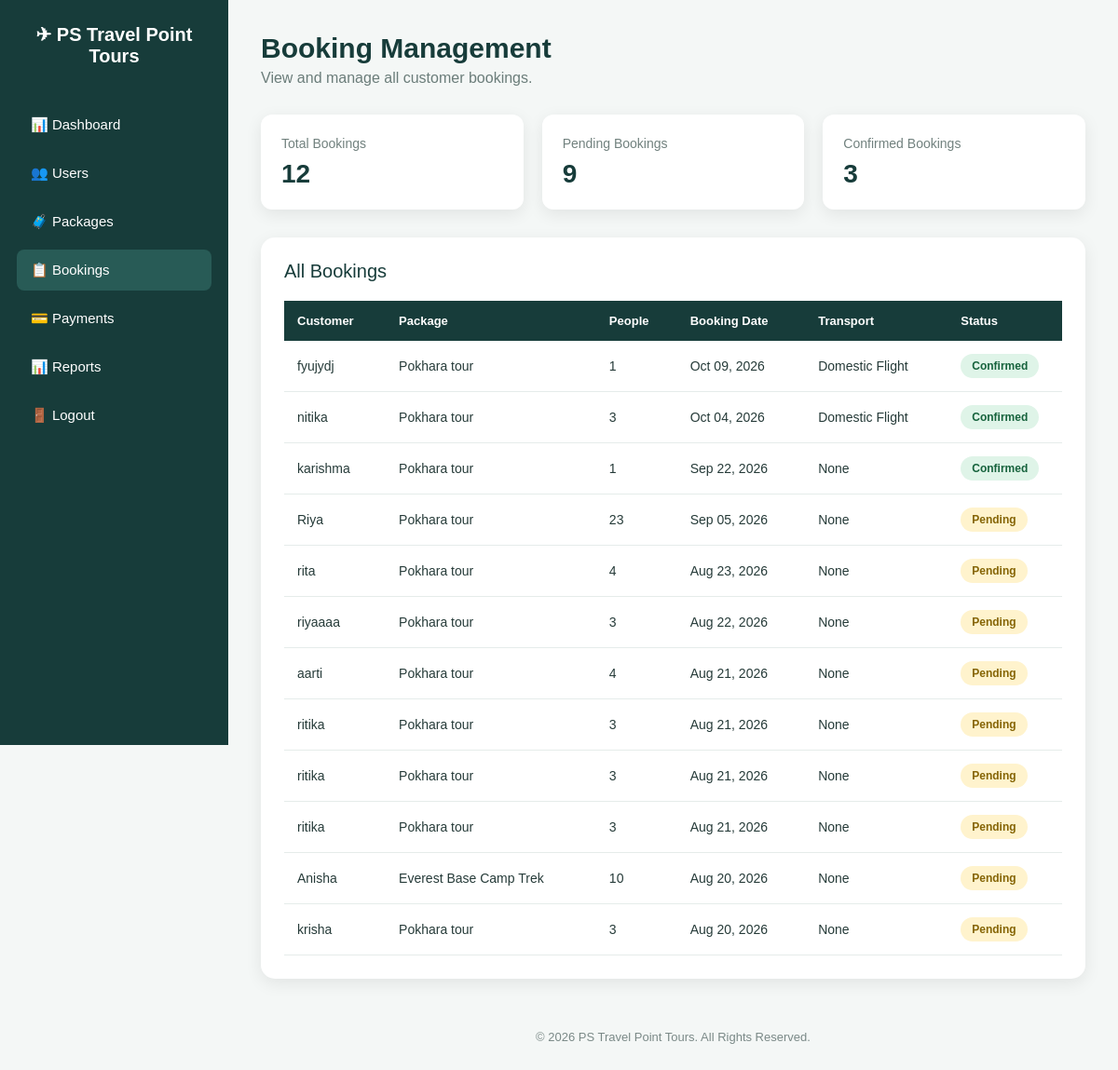
Page /admin-dashboard/bookings/ (signed in) on the committed database.
### travel/models.py (models this page shows, shortened)
class Booking(models.Model):
    user = models.ForeignKey(
        User,
        on_delete=models.CASCADE,
        null=True,
        blank=True
    )
    customer_name = models.CharField(
        max_length=100
    )
    customer_email = models.EmailField()
    tour_package = models.ForeignKey(
        TourPackage,
        on_delete=models.CASCADE
    )
    booking_date = models.DateField(
        auto_now_add=True
    )
    number_of_people = models.IntegerField()
    transportation_upgrade = models.CharField(
        max_length=50,
        default='None'
    )
    transportation_price = models.DecimalField(
        max_digits=10,
        decimal_places=2,
        default=0
    )
    status = models.CharField(
        max_length=20,
        default='Pending'
    )

class TourPackage(models.Model):
    package_name = models.CharField(
        max_length=100
    )
    destination = models.CharField(
        max_length=100
    )
    description = models.TextField()
    itinerary = models.TextField(
        blank=True
    )
    duration = models.CharField(
        max_length=50
    )
    price = models.DecimalField(
        max_digits=10,
        decimal_places=2
    )
    available_seats = models.IntegerField()
    start_date = models.DateField()
    transportation = models.CharField(
        max_length=50,
        default='Tourist Bus'
    )
    accommodation = models.CharField(
        max_length=100,
        blank=True
    )
    meals = models.CharField(
        max_length=100,
        blank=True
    )
    sightseeing = models.TextField(
        blank=True
    )

### travel/views.py (the view)
def admin_bookings(request):
    if not request.user.is_authenticated:
        return redirect('admin_login')
    if not request.user.is_staff:
        messages.error(
            request,
            'You are not authorized to access the admin bookings page.'
        )
        return redirect('dashboard')
    bookings = Booking.objects.all().order_by('-booking_date')
    total_bookings = bookings.count()
    pending_bookings = bookings.filter(status='Pending').count()
    confirmed_bookings = bookings.filter(status='Confirmed').count()
    return render(
        request,
        'travel/admin_bookings.html',
        {
            'bookings': bookings,
            'total_bookings': total_bookings,
            'pending_bookings': pending_bookings,
            'confirmed_bookings': confirmed_bookings,
        }
    )

### travel/templates/travel/admin_bookings.html (shortened to what this page needs)
<!DOCTYPE html>
<html lang="en">
<head>
</head>
<body>
<div class="sidebar">
    <div class="logo">
        ✈ PS Travel Point Tours
    </div>
    <a href="{% url 'admin_dashboard' %}">
        📊 Dashboard
    </a>
    <a href="{% url 'admin_users' %}">
        👥 Users
    </a>
    <a href="/admin/travel/tourpackage/">
        🧳 Packages
    </a>
    <a href="{% url 'admin_bookings' %}" class="active">
        📋 Bookings
    </a>
    <a href="{% url 'admin_payments' %}">
        💳 Payments
    </a>
    <a href="{% url 'admin_reports' %}">
        📊 Reports
    </a>
    <a href="{% url 'logout' %}">
        🚪 Logout
    </a>
</div>
<div class="main">
    <div class="top-section">
        <h1>
            Booking Management
        </h1>
        <p>
            View and manage all customer bookings.
        </p>
    </div>
    <div class="stats">
        <div class="stat-card">
            <span>
                Total Bookings
            </span>
            <h2>
                {{ total_bookings }}
            </h2>
        </div>
        <div class="stat-card">
            <span>
                Pending Bookings
            </span>
            <h2>
                {{ pending_bookings }}
            </h2>
        </div>
        <div class="stat-card">
            <span>
                Confirmed Bookings
            </span>
            <h2>
                {{ confirmed_bookings }}
            </h2>
        </div>
    </div>
    <div class="table-card">
        <div class="table-title">
            All Bookings
        </div>
        <div class="table-container">
            <table>
                <thead>
                    <tr>
                        <th>Customer</th>
                        <th>Package</th>
                        <th>People</th>
                        <th>Booking Date</th>
                        <th>Transport</th>
                        <th>Status</th>
                    </tr>
                </thead>
                <tbody>
                    {% for booking in bookings %}
                    <tr>
                        <td>
                            {{ booking.customer_name }}
                        </td>
                        <td>
                            {{ booking.tour_package.package_name }}
                        </td>
                        <td>
                            {{ booking.number_of_people }}
                        </td>
                        <td>
                            {{ booking.booking_date|date:"M d, Y" }}
                        </td>
                        <td>
                            {{ booking.transportation_upgrade }}
                        </td>
                        <td>
                            {% if booking.status == "Confirmed" %}
                                <span class="status confirmed">
                                    Confirmed
                                </span>
                            {% elif booking.status == "Pending" %}
                                <span class="status pending">
                                    Pending
                                </span>
                            {% else %}
                                <span class="status other">
                                    {{ booking.status }}
                                </span>
                            {% endif %}
                        </td>
                    </tr>
                    {% empty %}
                    <tr>
                        <td colspan="6" class="empty">
                            No bookings found.
                        </td>
                    </tr>
                    {% endfor %}
                </tbody>
            </table>
        </div>
    </div>
    <footer>
        © 2026 PS Travel Point Tours. All Rights Reserved.
    </footer>
</div>
</body>
</html>

### travel/templates/travel/admin_bookings.html (style rules this page uses)
* { margin: 0; padding: 0; box-sizing: border-box; font-family: Arial, sans-serif; }
body { background: #f4f7f6; color: #263b39; }
.sidebar { position: fixed; left: 0; top: 0; width: 245px; height: 100vh; background: #173c3a; color: white; padding: 25px 18px; }
.logo { font-size: 20px; font-weight: bold; margin-bottom: 40px; text-align: center; }
.sidebar a { display: block; color: white; text-decoration: none; padding: 13px 15px; margin-bottom: 8px; border-radius: 8px; font-size: 15px; }
.sidebar a:hover, .sidebar a.active { background: #285b56; }
.main { margin-left: 245px; padding: 35px; }
.top-section { margin-bottom: 30px; }
.top-section h1 { font-size: 30px; color: #173c3a; }
.top-section p { color: #6b7d7a; margin-top: 6px; }
.stats { display: grid; grid-template-columns: repeat(3, 1fr); gap: 20px; margin-bottom: 30px; }
.stat-card { background: white; padding: 22px; border-radius: 12px; box-shadow: 0 5px 18px rgba(0,0,0,0.08); }
.stat-card span { color: #71817e; font-size: 14px; }
.stat-card h2 { color: #173c3a; margin-top: 8px; font-size: 28px; }
.table-card { background: white; padding: 25px; border-radius: 15px; box-shadow: 0 5px 18px rgba(0,0,0,0.08); }
.table-title { color: #173c3a; font-size: 20px; margin-bottom: 20px; }
.table-container { overflow-x: auto; }
table { width: 100%; border-collapse: collapse; min-width: 850px; }
th { background: #173c3a; color: white; padding: 14px; text-align: left; font-size: 13px; }
td { padding: 14px; border-bottom: 1px solid #e5ecea; font-size: 14px; }
.status { display: inline-block; padding: 6px 12px; border-radius: 20px; font-size: 12px; font-weight: bold; }
.confirmed { background: #dff4e8; color: #17633d; }
.pending { background: #fff3cd; color: #856404; }
footer { text-align: center; color: #7a8987; font-size: 13px; margin-top: 35px; padding: 20px; }

### rows in the picture
Booking: customer_name "fyujydj", tour_package.package_name "Pokhara tour", number_of_people "1", booking_date "Oct 09, 2026", transportation_upgrade "Domestic Flight", status "Confirmed"
Booking: customer_name "nitika", tour_package.package_name "Pokhara tour", number_of_people "3", booking_date "Oct 04, 2026", transportation_upgrade "Domestic Flight", status "Confirmed"
Booking: customer_name "karishma", tour_package.package_name "Pokhara tour", number_of_people "1", booking_date "Sep 22, 2026", transportation_upgrade "None", status "Confirmed"
Booking: customer_name "Riya", tour_package.package_name "Pokhara tour", number_of_people "23", booking_date "Sep 05, 2026", transportation_upgrade "None", status "Pending"
Booking: customer_name "rita", tour_package.package_name "Pokhara tour", number_of_people "4", booking_date "Aug 23, 2026", transportation_upgrade "None", status "Pending"
Booking: customer_name "riyaaaa", tour_package.package_name "Pokhara tour", number_of_people "3", booking_date "Aug 22, 2026", transportation_upgrade "None", status "Pending"
Booking: customer_name "aarti", tour_package.package_name "Pokhara tour", number_of_people "4", booking_date "Aug 21, 2026", transportation_upgrade "None", status "Pending"
Booking: customer_name "ritika", tour_package.package_name "Pokhara tour", number_of_people "3", booking_date "Aug 21, 2026", transportation_upgrade "None", status "Pending"
Booking: customer_name "ritika", tour_package.package_name "Pokhara tour", number_of_people "3", booking_date "Aug 21, 2026", transportation_upgrade "None", status "Pending"
Booking: customer_name "ritika", tour_package.package_name "Pokhara tour", number_of_people "3", booking_date "Aug 21, 2026", transportation_upgrade "None", status "Pending"
Booking: customer_name "Anisha", tour_package.package_name "Everest Base Camp Trek", number_of_people "10", booking_date "Aug 20, 2026", transportation_upgrade "None", status "Pending"
Booking: customer_name "krisha", tour_package.package_name "Pokhara tour", number_of_people "3", booking_date "Aug 20, 2026", transportation_upgrade "None", status "Pending"

### other values in the picture
{{ total_bookings }} "12"
{{ pending_bookings }} "9"
{{ confirmed_bookings }} "3"
